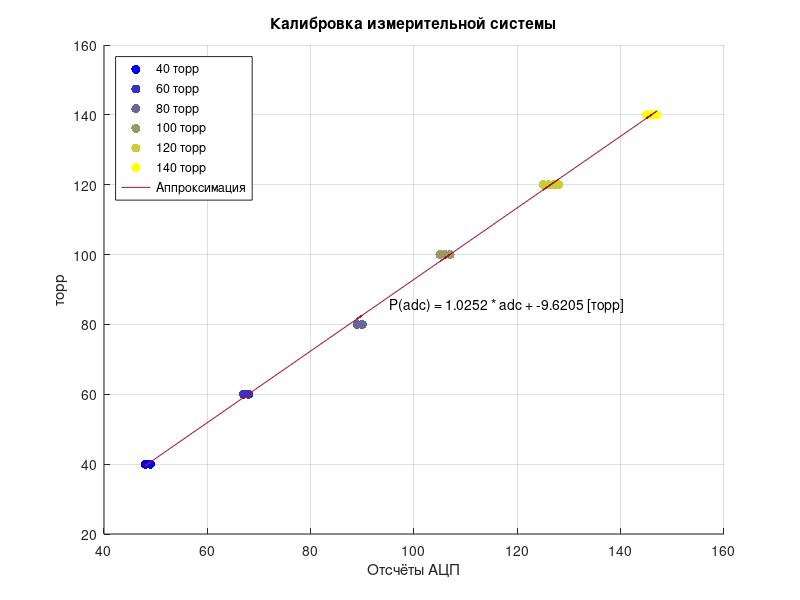

Recreate this plot in MATLAB.
Adc40 = importdata("calibration_1.txt");
Adc60 = importdata("calibration_2.txt");
Adc80 = importdata("calibration_3.txt");
Adc100 = importdata("calibration_4.txt");
Adc120 = importdata("calibration_5.txt");
Adc140 = importdata("calibration_6.txt");

Torr40 = ones(length(Adc40),1)*40;
Torr60 = ones(length(Adc60),1)*60;
Torr80 = ones(length(Adc80),1)*80;
Torr100 = ones(length(Adc100),1)*100;
Torr120 = ones(length(Adc120),1)*120;
Torr140 = ones(length(Adc140),1)*140;

Adc = [Adc40; Adc60; Adc80; Adc100; Adc120; Adc140];
Torr = [Torr40; Torr60; Torr80; Torr100; Torr120; Torr140];

c = polyfit(Adc, Torr, 1);
cFigure = figure('Name','Calibration','NumberTitle','off');
hold all;

plot(Adc40,Torr40,'.','MarkerSize', 20,'Color',[0,0,1]);
plot(Adc60,Torr60,'.','MarkerSize', 20,'Color',[0.2,0.2,0.8]);
plot(Adc80,Torr80,'.','MarkerSize', 20,'Color',[0.4,0.4,0.6]);
plot(Adc100,Torr100,'.','MarkerSize', 20,'Color',[0.6,0.6,0.4]);
plot(Adc120,Torr120,'.','MarkerSize', 20,'Color',[0.8,0.8,0.2]);
plot(Adc140,Torr140,'.','MarkerSize', 20,'Color',[1,1,0]);
plot(Adc,polyval(c,Adc));

legend('40 торр','60 торр','80 торр','100 торр','120 торр','140 торр','Аппроксимация','Location','NorthWest');
grid on;
xlabel('Отсчёты АЦП');
ylabel('торр');
title('Калибровка измерительной системы');
text(mean(Adc)*0.98,mean(Torr)*0.95,['P(adc) = ', num2str(c(1)),' * adc + ',num2str(c(2)),' [торр]']);

saveas(cFigure, 'CalibrationGraph.png');